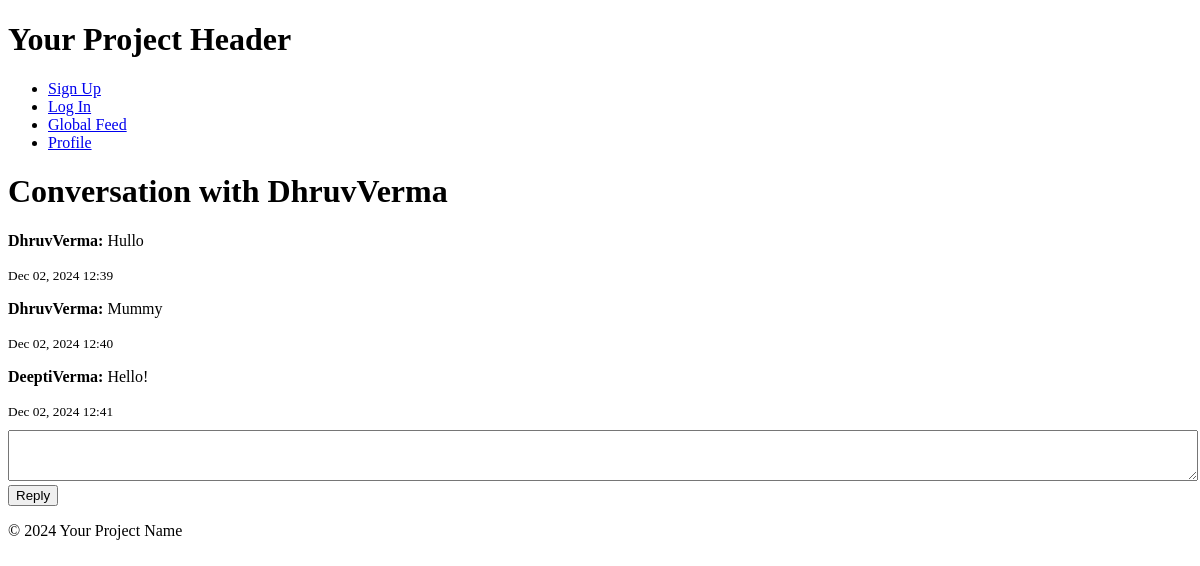
Before: /users/message_thread/4/ (signed in) with the older database file.
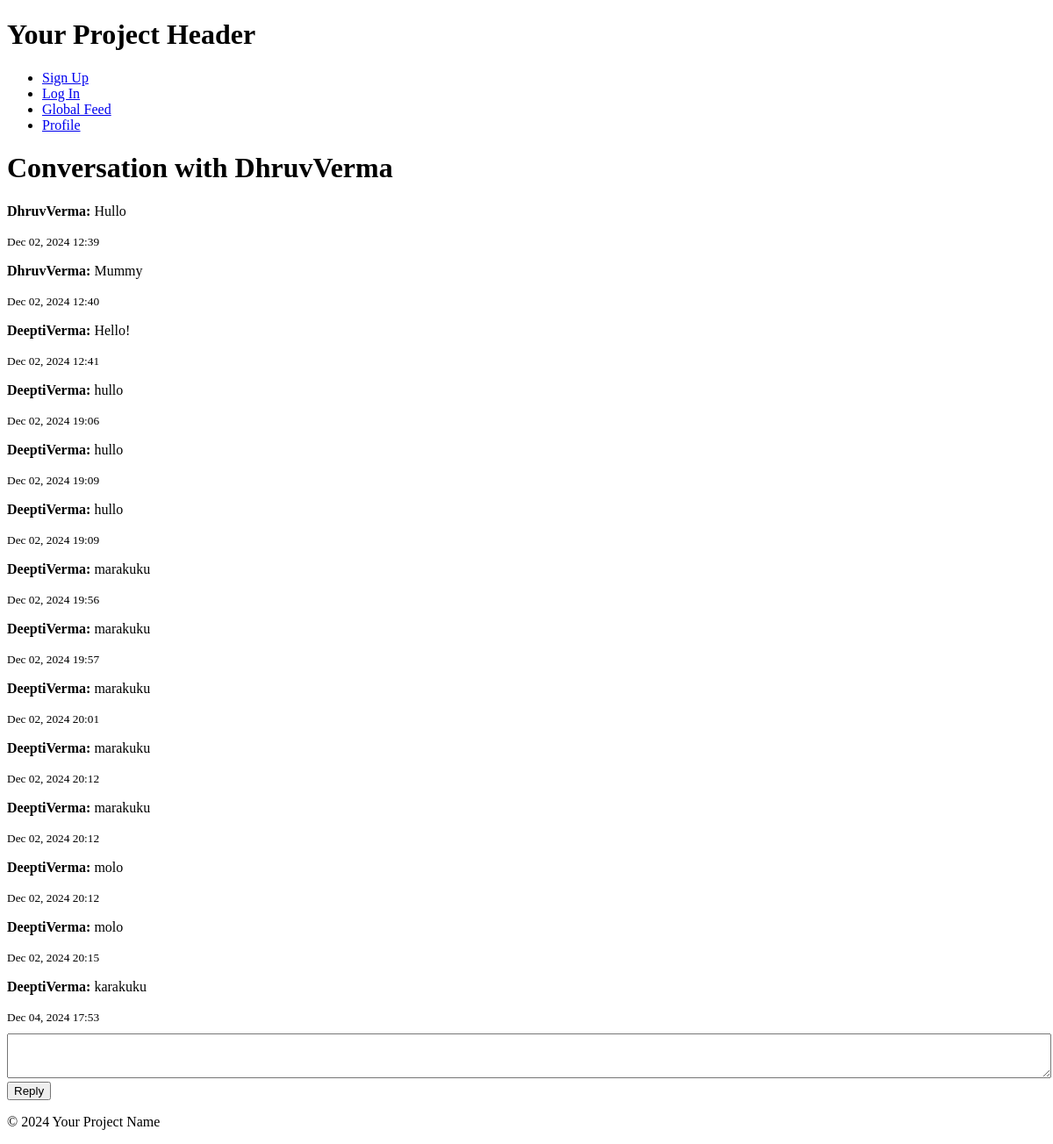
After: the same page with the newer database file.
### users/models.py (models this page shows)
class Message(models.Model):
    sender = models.ForeignKey(User, related_name='sent_messages', on_delete=models.CASCADE)
    recipient = models.ForeignKey(User, related_name='received_messages', on_delete=models.CASCADE)
    content = models.TextField()
    timestamp = models.DateTimeField(auto_now_add=True)
    is_read = models.BooleanField(default=False)
    def __str__(self):
        return f'Message from {self.sender} to {self.recipient}'

### users/views.py (the view, shortened to what this page needs)
# urls.py: path('message_thread/<int:user_id>/', views.message_thread, name='message-thread'),
@login_required
def message_thread(request, user_id):
    try:
        other_user = get_object_or_404(User, id=user_id)  # Renamed to `other_user`
    except ValueError:
        messages.error(request, "Invalid user ID.")
        return redirect("inbox")
    if other_user == request.user:
        messages.error(request, "You cannot send messages to yourself.")
        return redirect("inbox")
    thread_messages = Message.objects.filter(
        Q(sender=request.user, recipient=other_user) |
        Q(sender=other_user, recipient=request.user)
    ).order_by("timestamp")
    return render(
        request,
        "users/message_thread.html",
        {
            "messages": thread_messages,
            "other_user": other_user,  # Updated to `other_user` for template compatibility
            "user_id": other_user.id,
        },
    )

### users/templates/users/message_thread.html (shortened to what this page needs)
{% extends 'users/base.html' %}
{% load static %}
{% block content %}
<h1>Conversation with {{ other_user.username }}</h1>
<div class="message-thread">
    {% if error %}
        <p>{{ error }}</p>
    {% else %}
        {% for message in messages %}
            <div class="{% if message.sender == request.user %}sent-message{% else %}received-message{% endif %}">
                <p>
                    <strong>{{ message.sender.username }}:</strong> {{ message.content }}
                </p>
                <small>{{ message.timestamp|date:"M d, Y H:i" }}</small>
            </div>
        {% endfor %}
    {% endif %}
</div>
<form method="post" action="{% url 'message-thread' other_user.id %}">
    <textarea
        name="content"
        cols="40"
        rows="3"
        placeholder="Write your message here..."
        required
        style="width: 100%; margin-top: 10px;">
    </textarea>
    <button type="submit">Reply</button>
</form>
{% endblock %}

Changed rows visible on the page:
added Message: sender.username "DeeptiVerma", content "hullo", timestamp "Dec 02, 2024 19:06"
added Message: sender.username "DeeptiVerma", content "hullo", timestamp "Dec 02, 2024 19:09"
added Message: sender.username "DeeptiVerma", content "hullo", timestamp "Dec 02, 2024 19:09"
added Message: sender.username "DeeptiVerma", content "marakuku", timestamp "Dec 02, 2024 19:56"
added Message: sender.username "DeeptiVerma", content "marakuku", timestamp "Dec 02, 2024 19:57"
added Message: sender.username "DeeptiVerma", content "marakuku", timestamp "Dec 02, 2024 20:01"
added Message: sender.username "DeeptiVerma", content "marakuku", timestamp "Dec 02, 2024 20:12"
added Message: sender.username "DeeptiVerma", content "marakuku", timestamp "Dec 02, 2024 20:12"
added Message: sender.username "DeeptiVerma", content "molo", timestamp "Dec 02, 2024 20:12"
added Message: sender.username "DeeptiVerma", content "molo", timestamp "Dec 02, 2024 20:15"
added Message: sender.username "DeeptiVerma", content "karakuku", timestamp "Dec 04, 2024 17:53"
